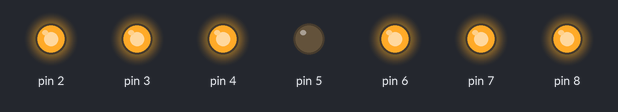
Simulated run of this sketch. Board: Arduino Uno, built with avr-gcc and run on an emulated ATmega328P. On the bench: output pins drawn as LEDs (lit = HIGH).

Above: at 0.2 s.
At 2.2 s:
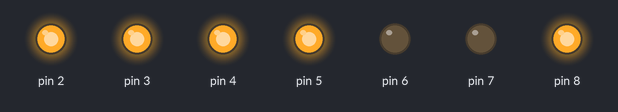
At 4.2 s:
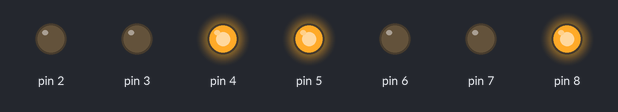
At 8.7 s:
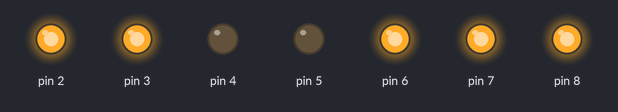
At 12.7 s:
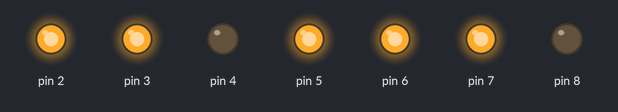
At 17.2 s:
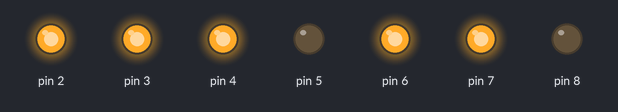
Timing chart, 0 to 17.6 s (numbered marks = the images above):
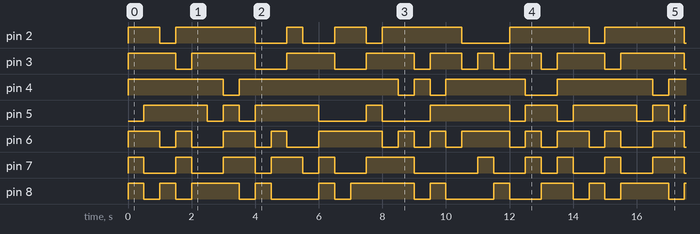

The sketch:

Formar_letras.ino
```cpp
int temp;
void setup() {
  for(int i=2;i<=8;i++){
    pinMode(i,OUTPUT);
  }
}

void A(){ //Definimos la función que forma la letra A
  digitalWrite(8,HIGH);
  digitalWrite(7,HIGH);
  digitalWrite(6,HIGH);
  digitalWrite(5,LOW);
  digitalWrite(4,HIGH);
  digitalWrite(3,HIGH);
  digitalWrite(2,HIGH);
}

void B(){  //Definimos la función que forma la letra B
  digitalWrite(8,LOW);
  digitalWrite(7,LOW);
  digitalWrite(6,HIGH);
  digitalWrite(5,HIGH);
  digitalWrite(4,HIGH);
  digitalWrite(3,HIGH);
  digitalWrite(2,HIGH);
}

void C(){ //Definimos la función que forma la letra C
  digitalWrite(8,HIGH);
  digitalWrite(7,LOW);
  digitalWrite(6,LOW);
  digitalWrite(5,HIGH);
  digitalWrite(4,HIGH);
  digitalWrite(3,HIGH);
  digitalWrite(2,LOW);
}

void D(){ //Definimos la función que forma la letra D
  digitalWrite(8,LOW);
  digitalWrite(7,HIGH);
  digitalWrite(6,HIGH);
  digitalWrite(5,HIGH);
  digitalWrite(4,HIGH);
  digitalWrite(3,LOW);
  digitalWrite(2,HIGH);
}

void E(){ //Definimos la función que forma la letra E
  digitalWrite(8,HIGH);
  digitalWrite(7,LOW);
  digitalWrite(6,LOW);
  digitalWrite(5,HIGH);
  digitalWrite(4,HIGH);
  digitalWrite(3,HIGH);
  digitalWrite(2,HIGH);
}

void f(){ //Definimos la función que forma la letra F
  digitalWrite(8,HIGH);
  digitalWrite(7,LOW);
  digitalWrite(6,LOW);
  digitalWrite(5,LOW);
  digitalWrite(4,HIGH);
  digitalWrite(3,HIGH);
  digitalWrite(2,HIGH);
}

void G(){ //Definimos la función que forma la letra G
  digitalWrite(8,HIGH);
  digitalWrite(7,HIGH);
  digitalWrite(6,HIGH);
  digitalWrite(5,HIGH);
  digitalWrite(4,LOW);
  digitalWrite(3,HIGH);
  digitalWrite(2,HIGH);
}

void H(){ //Definimos la función que forma la letra H
  digitalWrite(8,LOW);
  digitalWrite(7,HIGH);
  digitalWrite(6,HIGH);
  digitalWrite(5,LOW);
  digitalWrite(4,HIGH);
  digitalWrite(3,HIGH);
  digitalWrite(2,HIGH);
}

void I(){ //Definimos la función que forma la letra I
  digitalWrite(8,HIGH);
  digitalWrite(7,LOW);
  digitalWrite(6,LOW);
  digitalWrite(5,HIGH);
  digitalWrite(4,HIGH);
  digitalWrite(3,LOW);
  digitalWrite(2,LOW);
}

void J(){ //Definimos la función que forma la letra J
  digitalWrite(8,LOW);
  digitalWrite(7,HIGH);
  digitalWrite(6,HIGH);
  digitalWrite(5,HIGH);
  digitalWrite(4,HIGH);
  digitalWrite(3,LOW);
  digitalWrite(2,LOW);
}

void K(){ //Definimos la función que forma la letra K
  digitalWrite(8,LOW);
  digitalWrite(7,HIGH);
  digitalWrite(6,LOW);
  digitalWrite(5,HIGH);
  digitalWrite(4,HIGH);
  digitalWrite(3,HIGH);
  digitalWrite(2,HIGH);
}

void L(){ //Definimos la función que forma la letra L
  digitalWrite(8,LOW);
  digitalWrite(7,LOW);
  digitalWrite(6,LOW);
  digitalWrite(5,HIGH);
  digitalWrite(4,HIGH);
  digitalWrite(3,HIGH);
  digitalWrite(2,LOW);
}

void M(){ //Definimos la función que forma la letra M
  digitalWrite(8,HIGH);
  digitalWrite(7,HIGH);
  digitalWrite(6,HIGH);
  digitalWrite(5,LOW);
  digitalWrite(4,HIGH);
  digitalWrite(3,HIGH);
  digitalWrite(2,LOW);
}

void N(){ //Definimos la función que forma la letra N
  digitalWrite(8,LOW);
  digitalWrite(7,LOW);
  digitalWrite(6,HIGH);
  digitalWrite(5,LOW);
  digitalWrite(4,HIGH);
  digitalWrite(3,LOW);
  digitalWrite(2,HIGH);
}

void O(){ //Definimos la función que forma la letra O
  digitalWrite(8,HIGH);
  digitalWrite(7,HIGH);
  digitalWrite(6,HIGH);
  digitalWrite(5,HIGH);
  digitalWrite(4,HIGH);
  digitalWrite(3,HIGH);
  digitalWrite(2,LOW);
}

void P(){ //Definimos la función que forma la letra P
  digitalWrite(8,HIGH);
  digitalWrite(7,HIGH);
  digitalWrite(6,LOW);
  digitalWrite(5,LOW);
  digitalWrite(4,HIGH);
  digitalWrite(3,HIGH);
  digitalWrite(2,HIGH);
}

void Q(){ //Definimos la función que forma la letra Q
  digitalWrite(8,HIGH);
  digitalWrite(7,HIGH);
  digitalWrite(6,HIGH);
  digitalWrite(5,LOW);
  digitalWrite(4,LOW);
  digitalWrite(3,HIGH);
  digitalWrite(2,HIGH);
}

void R(){ //Definimos la función que forma la letra R
  digitalWrite(8,LOW);
  digitalWrite(7,LOW);
  digitalWrite(6,LOW);
  digitalWrite(5,LOW);
  digitalWrite(4,HIGH);
  digitalWrite(3,LOW);
  digitalWrite(2,HIGH);
}

void S(){ //Definimos la función que forma la letra S
  digitalWrite(8,HIGH);
  digitalWrite(7,LOW);
  digitalWrite(6,HIGH);
  digitalWrite(5,HIGH);
  digitalWrite(4,LOW);
  digitalWrite(3,HIGH);
  digitalWrite(2,HIGH);
}

void T(){ //Definimos la función que forma la letra T
  digitalWrite(8,LOW);
  digitalWrite(7,LOW);
  digitalWrite(6,LOW);
  digitalWrite(5,HIGH);
  digitalWrite(4,HIGH);
  digitalWrite(3,HIGH);
  digitalWrite(2,HIGH);
}

void U(){ //Definimos la función que forma la letra U
  digitalWrite(8,LOW);
  digitalWrite(7,LOW);
  digitalWrite(6,HIGH);
  digitalWrite(5,HIGH);
  digitalWrite(4,HIGH);
  digitalWrite(3,LOW);
  digitalWrite(2,LOW);
}

void V(){ //Definimos la función que forma la letra V
  digitalWrite(8,LOW);
  digitalWrite(7,HIGH);
  digitalWrite(6,HIGH);
  digitalWrite(5,HIGH);
  digitalWrite(4,HIGH);
  digitalWrite(3,HIGH);
  digitalWrite(2,LOW);
}

void W(){ //Definimos la función que forma la letra W
  digitalWrite(8,HIGH);
  digitalWrite(7,LOW);
  digitalWrite(6,HIGH);
  digitalWrite(5,HIGH);
  digitalWrite(4,HIGH);
  digitalWrite(3,LOW);
  digitalWrite(2,LOW);
}

void X(){ //Definimos la función que forma la letra X
  digitalWrite(8,LOW);
  digitalWrite(7,LOW);
  digitalWrite(6,LOW);
  digitalWrite(5,LOW);
  digitalWrite(4,HIGH);
  digitalWrite(3,HIGH);
  digitalWrite(2,HIGH);
}

void Y(){ //Definimos la función que forma la letra Y
  digitalWrite(8,LOW);
  digitalWrite(7,HIGH);
  digitalWrite(6,HIGH);
  digitalWrite(5,HIGH);
  digitalWrite(4,LOW);
  digitalWrite(3,HIGH);
  digitalWrite(2,HIGH);
}

void Z(){ //Definimos la función que forma la letra Z
  digitalWrite(8,HIGH);
  digitalWrite(7,LOW);
  digitalWrite(6,LOW);
  digitalWrite(5,HIGH);
  digitalWrite(4,LOW);
  digitalWrite(3,LOW);
  digitalWrite(2,HIGH);
}

void ene(){ //Definimos la función que forma la letra Ñ
  digitalWrite(8,HIGH);
  digitalWrite(7,LOW);
  digitalWrite(6,HIGH);
  digitalWrite(5,LOW);
  digitalWrite(4,HIGH);
  digitalWrite(3,LOW);
  digitalWrite(2,HIGH);
}

void loop() {
  temp=500;

  //Mostrar letras por medio segundo
  A();
  delay(temp);
  B();
  delay(temp);
  C();
  delay(temp);
  D();
  delay(temp);
  E();
  delay(temp);
  f();
  delay(temp);
  G();
  delay(temp);
  H();
  delay(temp);
  I();
  delay(temp);
  J();
  delay(temp);
  K();
  delay(temp);
  L();
  delay(temp);
  M();
  delay(temp);
  N();
  delay(temp);
  ene();
  delay(temp);
  O();
  delay(temp);
  P();
  delay(temp);
  Q();
  delay(temp);
  R();
  delay(temp);
  S();
  delay(temp);
  T();
  delay(temp);
  U();
  delay(temp);
  V();
  delay(temp);
  W();
  delay(temp);
  X();
  delay(temp);
  Y();
  delay(temp);
  Z();
  delay(temp);
}
```

Measured:
- by itself, pin 4: repeats every 13.5 s: LOW 0.50 s, HIGH 5.0 s, LOW 0.50 s, HIGH 0.50 s, LOW 0.50 s, HIGH 2.5 s, LOW 1.0 s, HIGH 3.0 s
- by itself, pin 2: repeats every 13.5 s: LOW 0.50 s, HIGH 2.5 s, LOW 1.0 s, HIGH 0.50 s, LOW 1.0 s, HIGH 1.0 s, LOW 0.50 s, HIGH 2.5 s, LOW 1.5 s, HIGH 2.5 s
- by itself, pin 5: repeats every 13.5 s: LOW 0.50 s, HIGH 0.50 s, LOW 0.50 s, HIGH 2.0 s, LOW 1.5 s, HIGH 0.50 s, LOW 1.5 s, HIGH 2.5 s, LOW 0.50 s, HIGH 1.0 s, LOW 0.50 s, HIGH 2.0 s
